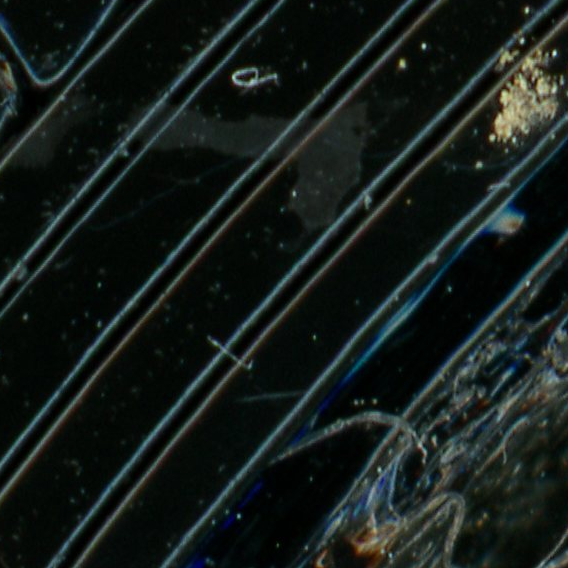
#> input picture crops/K1_Fe2O3001 (1)_obj1089.png, 568 x 568 px
$ python inspect_ruler.py --image '../crops/K1_Fe2O3001 (1)_obj1089.png'
#> lines starting #> are read from the running program, lines starting #| are printed output that depends on the picture; after the words box and inside, x2 and y2 are one past the last pixel; in counts of white or black regions, pixels touching at a corner belong together
#!/usr/bin/env python3
"""
Visual inspection script to help understand ruler location and appearance.

This script:
1. Extracts all 4 corners of an image
2. Saves them as separate files for manual inspection
3. Shows edge detection results to help tune parameters

Usage:
    python scripts/inspect_ruler.py --image data/slike/K1_Fe2O3001\ \(1\).jpg
"""

import argparse
import sys
from pathlib import Path

import numpy as np
from PIL import Image
import cv2


def inspect_image_corners(image_path: Path,
                          corner_size: int = 1500,
                          output_dir: Path = Path('ruler_inspection')):
    """
    Extract and save all corners for manual inspection.
    """
#> called with corner_size = 1500
    print(f"Loading image: {image_path}")
    Image.MAX_IMAGE_PIXELS = None
    img = Image.open(image_path)
#> img is the input picture: PIL image 568x568 RGB; mean R, G, B 21, 28.6, 25.7
    print(f"Image size: {img.width} × {img.height}")
#| Image size: 568 × 568

    # Create output directory
    output_dir.mkdir(parents=True, exist_ok=True)

    # Define corners
    corners = {
        'top_left': (0, 0, corner_size, corner_size),
        'top_right': (img.width - corner_size, 0, img.width, corner_size),
        'bottom_left': (0, img.height - corner_size, corner_size, img.height),
        'bottom_right': (img.width - corner_size, img.height - corner_size,
                        img.width, img.height),
    }

    print(f"\nExtracting corners (size: {corner_size}×{corner_size})...")

    for name, bbox in corners.items():
        # Extract corner
        crop = img.crop(bbox)

        # Save original
        crop_path = output_dir / f"{name}_original.jpg"
        crop.save(crop_path, quality=95)
        print(f"✓ Saved: {crop_path}")

        # Convert to numpy for edge detection
        crop_np = np.array(crop.convert('RGB'))
        gray = cv2.cvtColor(crop_np, cv2.COLOR_RGB2GRAY)

        # Edge detection
        edges = cv2.Canny(gray, 50, 150)

        # Save edges
        edges_path = output_dir / f"{name}_edges.jpg"
        cv2.imwrite(str(edges_path), edges)
        print(f"✓ Saved edges: {edges_path}")

        # Hough lines
        lines = cv2.HoughLinesP(edges, 1, np.pi/180,
                                threshold=100,
                                minLineLength=200,
                                maxLineGap=20)

        # Draw lines on image
        line_img = crop_np.copy()
        if lines is not None:
            for line in lines:
                x1, y1, x2, y2 = line[0]
                cv2.line(line_img, (x1, y1), (x2, y2), (0, 255, 0), 2)

            lines_path = output_dir / f"{name}_lines.jpg"
            cv2.imwrite(str(lines_path), cv2.cvtColor(line_img, cv2.COLOR_RGB2BGR))
            print(f"✓ Saved lines: {lines_path} ({len(lines)} lines detected)")
        else:
            print(f"  ⚠ No lines detected in {name}")
#> this loop made 4 passes
#| ✓ Saved lines: ruler_inspection/top_left_lines.jpg (22 lines detected)
#| ✓ Saved lines: ruler_inspection/top_right_lines.jpg (18 lines detected)
#| ✓ Saved lines: ruler_inspection/bottom_left_lines.jpg (24 lines detected)
#| ✓ Saved lines: ruler_inspection/bottom_right_lines.jpg (20 lines detected)
#> pass 1, in inspect_image_corners, `crop = img.crop(bbox)`:
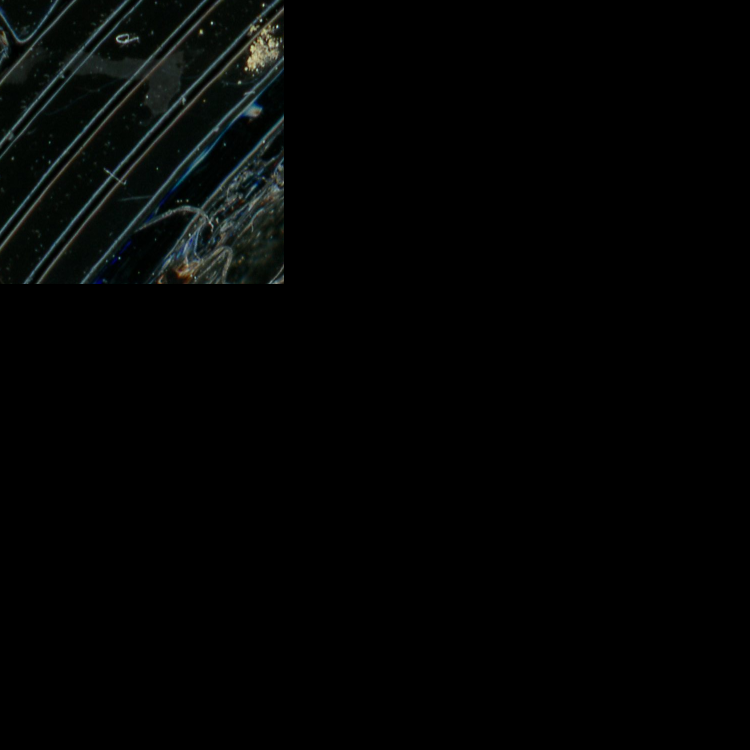
#> crop: PIL image 1500x1500 RGB (shown at 1/2 size); mean R, G, B 3, 4.1, 3.7
#> pass 1, in inspect_image_corners, `edges = cv2.Canny(gray, 50, 150)`:
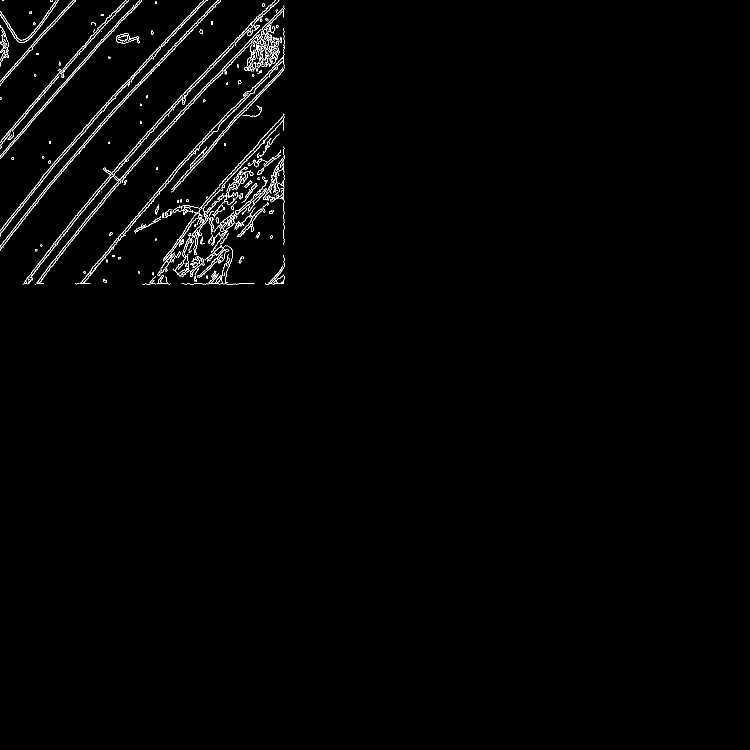
#> edges: shape (1500, 1500) (shown at 1/2 size); 1.1% white in thin lines or dots, all inside (x1, y1, x2, y2) = (0, 0, 569, 569)
#> pass 1, in inspect_image_corners, `cv2.imwrite(str(lines_path), cv2.cvtColor(line_img, cv2.COLOR_RGB2BGR))`:
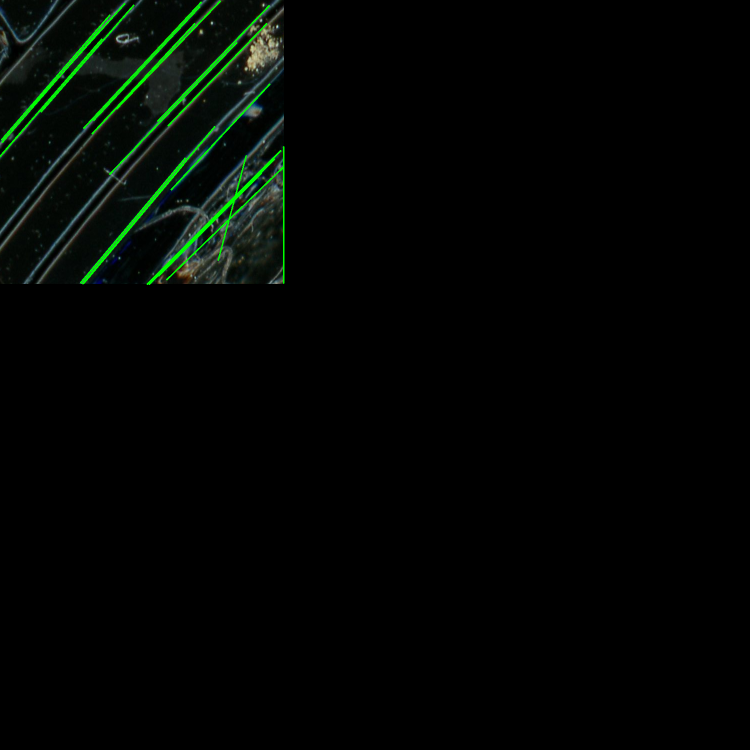
#> saved as top_left_lines.jpg: shape (1500, 1500, 3) (shown at 1/2 size); mean B, G, R 3.1, 5.8, 2.6
#> after the loop:
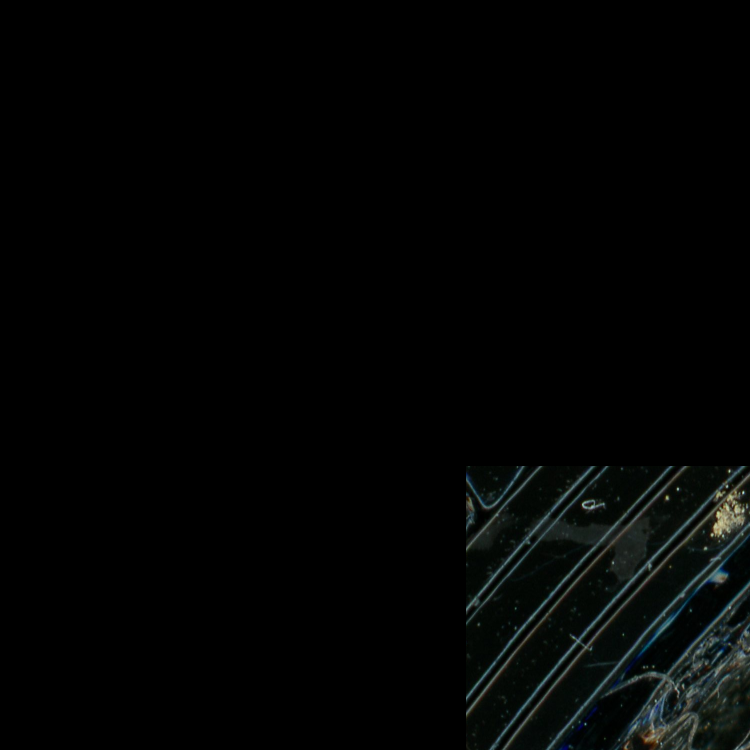
#> crop: PIL image 1500x1500 RGB (shown at 1/2 size); mean R, G, B 3, 4.1, 3.7
#> after the loop:
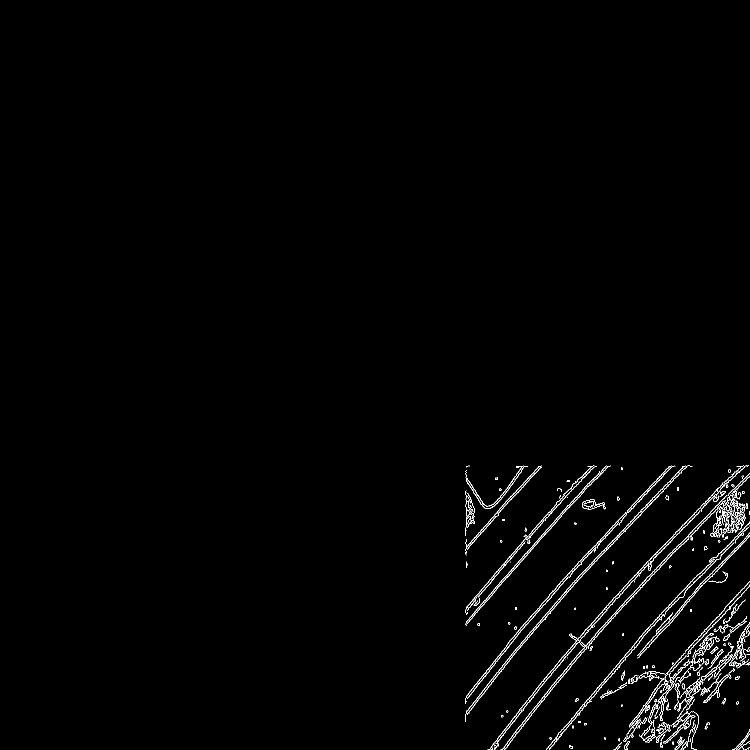
#> edges: shape (1500, 1500) (shown at 1/2 size); 1.1% white in thin lines or dots, all inside (x1, y1, x2, y2) = (931, 931, 1500, 1500)

    print(f"\n{'='*70}")
    print(f"INSPECTION COMPLETE")
    print(f"{'='*70}")
    print(f"Output directory: {output_dir}")
    print(f"Files per corner:")
    print(f"  - *_original.jpg  : Raw corner crop")
    print(f"  - *_edges.jpg     : Canny edge detection")
    print(f"  - *_lines.jpg     : Hough line detection")
    print(f"\nNEXT STEPS:")
    print(f"1. Open the output folder and examine all images")
    print(f"2. Identify which corner contains the ruler")
    print(f"3. Look at edge/line detection to see if ruler is being detected")
    print(f"4. If ruler not visible, try larger corner_size")
    print(f"5. If edges not detecting ruler, adjust Canny thresholds")
    print(f"{'='*70}")


def main():
    parser = argparse.ArgumentParser(
        description='Inspect image corners to locate ruler',
        formatter_class=argparse.RawDescriptionHelpFormatter,
    )

    parser.add_argument('--image', type=str, required=True,
                        help='Path to microscope image')
    parser.add_argument('--corner-size', type=int, default=1500,
                        help='Corner crop size in pixels (default: 1500)')
    parser.add_argument('--output', type=str, default='ruler_inspection',
                        help='Output directory (default: ruler_inspection)')

    args = parser.parse_args()

    # Validate image
    image_path = Path(args.image)
    if not image_path.exists():
        print(f"Error: Image not found: {image_path}")
        sys.exit(1)

    # Run inspection
    inspect_image_corners(
        image_path=image_path,
        corner_size=args.corner_size,
        output_dir=Path(args.output)
    )


if __name__ == '__main__':
    main()
